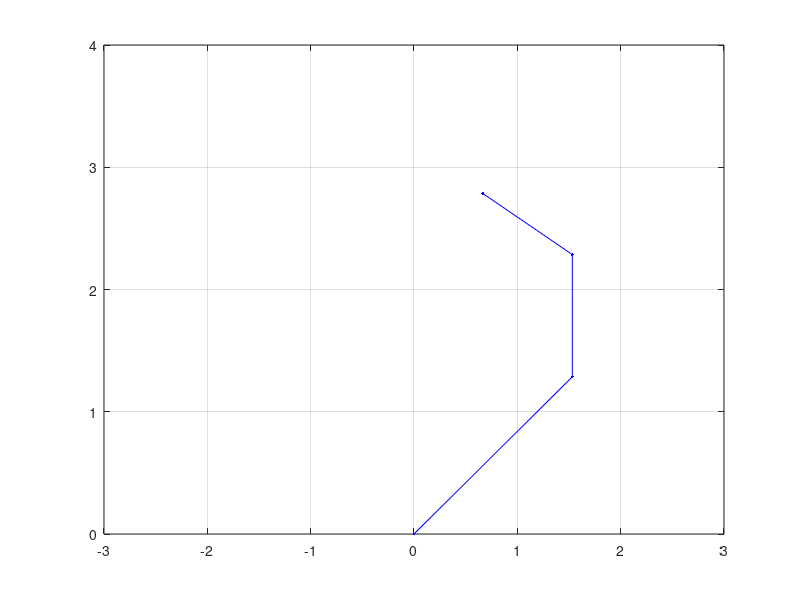

This chart was generated by the following MATLAB code:
clc, clear, format compact % Robot Tip Position (Forward Kinematics)
[q1, q2, q3] = deal(40, 50, 60); % Problem 5
[x0, y0] = deal(0); % Origin
x1 = 2 * cosd(q1);
y1 = 2 * sind(q1);
x2 = x1 + cosd(q1 + q2);
y2 = y1 + sind(q1 + q2);
x3 = x2 + cosd(q1 + q2 + q3);
y3 = y2 + sind(q1 + q2 + q3);
disp('Tip Position'), disp([x3,y3])
plot([x0,x1,x2,x3], [y0,y1,y2,y3],'b.-')
xlim([-3,3]), ylim([0,4]), grid